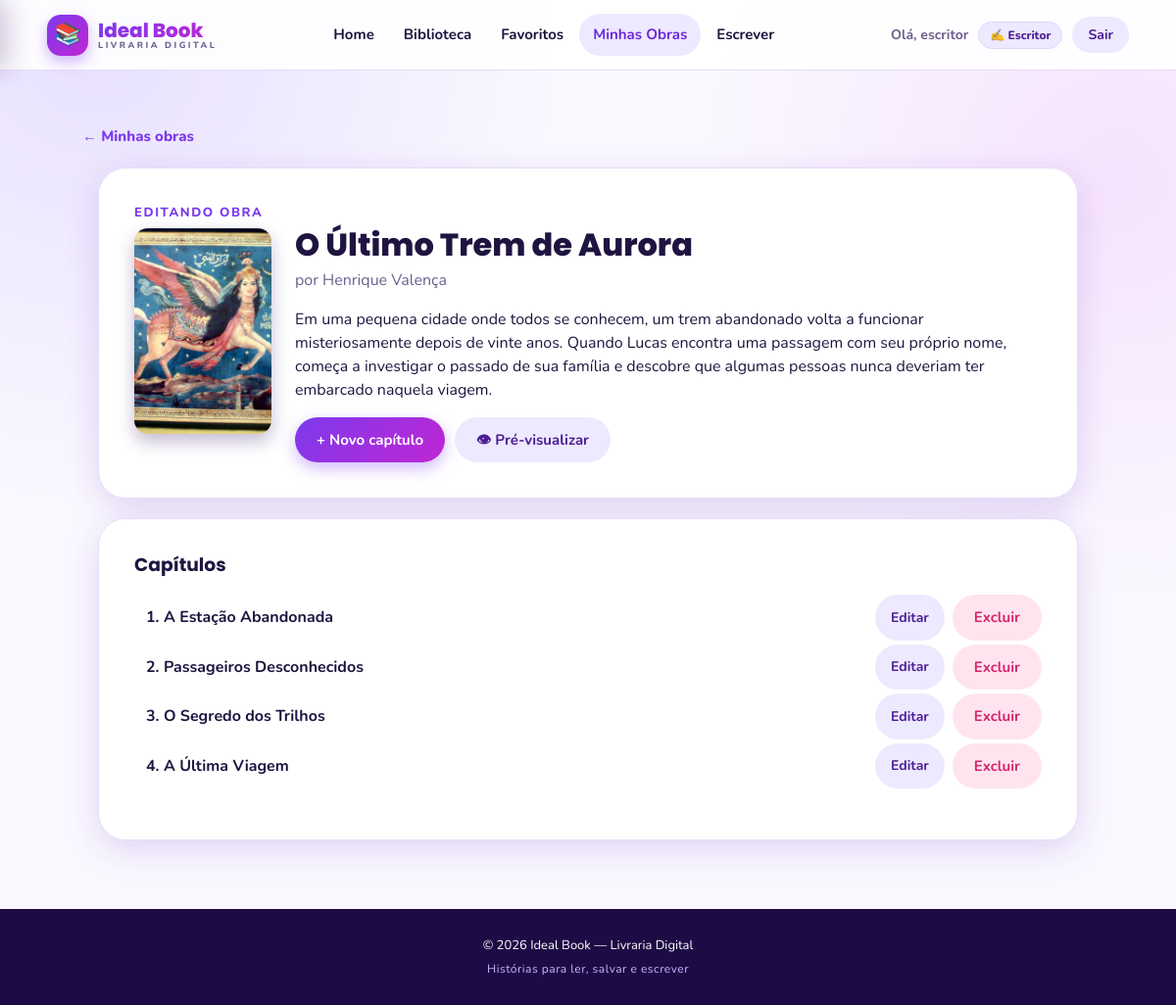
Page /obras/3 (signed in) on the committed database.
### model/usuarioModel.py (models this page shows)
class UsuarioModel(db.Model):
    __tablename__="usuarios"
    id=db.Column(db.Integer,primary_key=True)
    nome=db.Column(db.String(60),nullable=False)
    senha=db.Column(db.String(20),nullable=False)
    email=db.Column(db.String(60),nullable=False)
    tipoUsuario=db.Column(db.String(20),nullable=False)

### model/livroModel.py (models this page shows)
class LivroModel(db.Model):
    __tablename__="livros"
    id=db.Column(db.Integer,primary_key=True)
    titulo=db.Column(db.String,nullable=False)
    autor=db.Column(db.String,nullable=False)
    descricao=db.Column(db.String,nullable=False)
    caminhoImagem=db.Column(db.String,nullable=False,unique=True)
    idUsuario = db.Column(
        db.Integer,
        db.ForeignKey("usuarios.id"),
        nullable=False
    )

### model/capituloModel.py (models this page shows)
class CapituloModel(db.Model):
    __tablename__ = "capitulos"
    idCapitulo = db.Column(db.Integer, primary_key=True)
    titulo = db.Column(db.String(150), nullable=False)
    conteudo = db.Column(db.Text, nullable=False)
    idLivro = db.Column(
        db.Integer,
        db.ForeignKey("livros.id"),
        nullable=False
    )

### app.py (the view)
@app.route("/obras/<int:idLivro>")
@login_obrigatorio
def menuLivro(idLivro):
    livro=controllerLivro.getLivroIdLivro(idLivro)
    idSession=int(get_jwt_identity())
    if not livro:
        abort(404)
        return
    if livro.idUsuario==idSession:
        capitulos=controllerCapitulo.getCapitulos(livro.id)
        return render_template("menuLivro.html",capitulos=capitulos,livro=livro)
    else:
        abort(403)
        return

### app.py (called while the page is built)
def login_obrigatorio(view):
    @wraps(view)
    def wrapper(*args, **kwargs):
        try:
            verify_jwt_in_request()
        except Exception:
            return redirect(url_for("renderLogin"))
        return view(*args, **kwargs)
    return wrapper

@app.context_processor
def injetar_usuario():
    usuario_atual = None
    try:
        verify_jwt_in_request(optional=True)
        identidade = get_jwt_identity()
        if identidade:
            usuario_atual = controllerUsuario.getUserId(int(identidade))
    except Exception:
        usuario_atual = None
    def url_capa(caminho):
        if not caminho:
            return ""
        normalizado = caminho.replace("\\", "/")
        if normalizado.startswith(("http://", "https://", "/")):
            return normalizado
        return "/" + normalizado
    return dict(usuario_atual=usuario_atual, url_capa=url_capa)

### controller/controllerCapitulo.py (called while the page is built)
    def getCapitulos(self, idLivro):
        capitulos = CapituloModel.query.filter_by(
            idLivro=idLivro
        ).all()
        return capitulos

### controller/controllerLivro.py (called while the page is built)
    def getLivroIdLivro(self,idLivro):
        livro=LivroModel.query.filter_by(id=idLivro).first()
        return livro

### controller/controllerUsuario.py (called while the page is built)
    def getUserId(self, id):
        usuario=UsuarioModel.query.filter_by(id=id).first()
        return usuario

### templates/menuLivro.html (shortened to what this page needs)
{% extends "base.html" %}
{% block content %}
<main class="pagina larga">
  <a class="voltar" href="{{ url_for('obras') }}">← Minhas obras</a>
  <section class="box">
    <div class="editor-topo">
      <p class="tag">EDITANDO OBRA</p>
    </div>
    <div class="editor-info">
      <div class="editor-capa">
        <div class="capa">
          <img src="{{ url_capa(livro.caminhoImagem) }}" alt="Capa de {{ livro.titulo }}" />
        </div>
      </div>
      <div>
        <h1 style="font-size: 32px; margin: 0 0 6px;">{{ livro.titulo }}</h1>
        <p class="autor">por {{ livro.autor }}</p>
        <p>{{ livro.descricao }}</p>
        <div class="linha-botoes" style="margin-top: 16px;">
          <a class="botao" href="{{ url_for('addCapitulo', idLivro=livro.id) }}">+ Novo capítulo</a>
          <a class="botao-claro" href="{{ url_for('lerLivro', id=livro.id) }}">👁 Pré-visualizar</a>
        </div>
      </div>
    </div>
  </section>
  <section class="box">
    <h3>Capítulos</h3>
    {% if capitulos %}
      <ul class="lista-cap">
        {% for capitulo in capitulos %}
          <li>
            <span class="cap-nome">{{ loop.index }}. {{ capitulo.titulo }}</span>
            <div class="item-botoes">
              <a class="botao-claro pequeno" href="{{ url_for('editarCapitulo', idCapitulo=capitulo.idCapitulo) }}">Editar</a>
              <a
                class="botao-perigo pequeno"
                href="{{ url_for('deletarCapituloId', idCapitulo=capitulo.idCapitulo) }}"
                onclick="return confirm('Tem certeza que quer excluir este capítulo?');"
              >
                Excluir
              </a>
            </div>
          </li>
        {% endfor %}
      </ul>
    {% else %}
      <div class="vazio">
        <p>Nenhum capítulo cadastrado ainda.</p>
      </div>
    {% endif %}
  </section>
</main>
{% endblock %}

### templates/base.html (shortened to what this page needs)
<!doctype html>
<html lang="pt-BR">
<head>
  <link rel="stylesheet" href="{{ url_for('static', filename='css/styles.css') }}" />
</head>
<body>
  <header class="header">
    <a class="logo" href="{{ url_for('home') }}">
      <span class="logo-emoji">📚</span>
      <span class="logo-textos">
        <span class="logo-titulo">Ideal Book</span>
        <span class="logo-sub">LIVRARIA DIGITAL</span>
      </span>
    </a>
    <nav class="menu desktop">
      <a href="{{ url_for('home') }}" class="{{ 'ativo' if request.endpoint == 'home' else '' }}">Home</a>
      {% if usuario_atual %}
        <a href="{{ url_for('biblioteca') }}" class="{{ 'ativo' if request.endpoint in ['biblioteca', 'lerLivro', 'lerCapitulo'] else '' }}">Biblioteca</a>
        <a href="{{ url_for('favoritos') }}" class="{{ 'ativo' if request.endpoint == 'favoritos' else '' }}">Favoritos</a>
        {% if usuario_atual.tipoUsuario == 'escritor' %}
          <a href="{{ url_for('obras') }}" class="{{ 'ativo' if request.endpoint in ['obras', 'menuLivro', 'addCapitulo', 'editarCapitulo'] else '' }}">Minhas Obras</a>
          <a href="{{ url_for('renderCadastrarLivro') }}" class="{{ 'ativo' if request.endpoint == 'renderCadastrarLivro' else '' }}">Escrever</a>
        {% endif %}
      {% endif %}
    </nav>
    <div class="menu-conta desktop">
      {% if usuario_atual %}
        <span class="ola">Olá, {{ usuario_atual.nome.split(' ')[0] }}</span>
        <span class="chip-papel">
          {{ '✍️ Escritor' if usuario_atual.tipoUsuario == 'escritor' else '📖 Leitor' }}
        </span>
        <a class="botao-claro pequeno" href="{{ url_for('logout') }}">Sair</a>
      {% else %}
        <a class="botao-claro pequeno" href="{{ url_for('renderLogin') }}">Entrar</a>
        <a class="botao pequeno" href="{{ url_for('renderCadastro') }}">Cadastrar</a>
      {% endif %}
    </div>
  </header>
  {% block content %}{% endblock %}
  <footer class="rodape">
    <p class="rodape-texto">© 2026 Ideal Book — Livraria Digital</p>
    <p class="rodape-creditos">Histórias para ler, salvar e escrever</p>
  </footer>
</body>
</html>

### rows in the picture
UsuarioModel: nome "escritor", tipoUsuario "✍️ Escritor"
LivroModel: titulo "O Último Trem de Aurora", autor "Henrique Valença", descricao "Em uma pequena cidade onde todos se conhecem, um trem abandonado volta a funcionar misteriosamente depois de vinte anos. Quando Lucas encontra uma passagem com seu próprio nome, começa a investigar o passado de sua família e descobre que algumas pessoas nunca deveriam ter embarcado naquela viagem."
CapituloModel: titulo "A Estação Abandonada"
CapituloModel: titulo "Passageiros Desconhecidos"
CapituloModel: titulo "O Segredo dos Trilhos"
CapituloModel: titulo "A Última Viagem"
